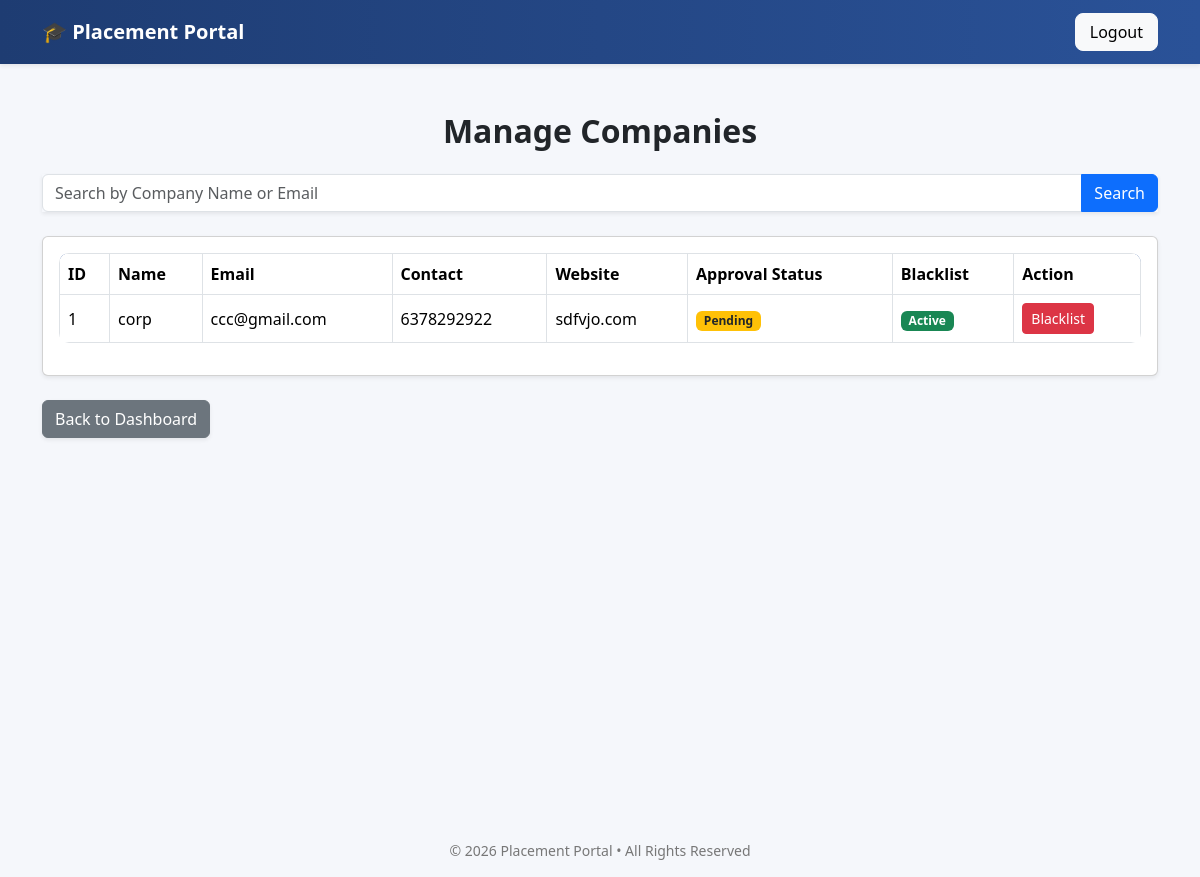
The page /admin/manage_companies (signed in) on the database its author committed.
### tables this page shows
CREATE TABLE companies(
        id INTEGER PRIMARY KEY AUTOINCREMENT,
        company_name TEXT NOT NULL,
        email TEXT UNIQUE NOT NULL,
        hashed_password TEXT NOT NULL,
        hr_contact TEXT NOT NULL,
        website TEXT,
        approval_status TEXT CHECK(approval_status IN ('Pending','Approved','Rejected')) DEFAULT 'Pending' NOT NULL,
        is_blacklisted INTEGER DEFAULT 0 NOT NULL,
        created_at TIMESTAMP DEFAULT CURRENT_TIMESTAMP
    );

### app.py (the view)
@app.route("/admin/manage_companies")
@login_required
def manage_companies():
    if current_user.role != "admin":
        flash("Unauthorized access")
        return redirect(url_for("login"))
    search_query=request.args.get("search")
    con=sqlite3.connect("placement.db")
    cur=con.cursor()
    if search_query:
        cur.execute("""
            SELECT * FROM companies
            WHERE company_name LIKE ?
            OR email LIKE ?
        """, (f"%{search_query}%", f"%{search_query}%"))
    else:
        cur.execute("SELECT * FROM companies")
    companies=cur.fetchall()
    con.close()
    return render_template("manage_companies.html",companies=companies)

### app.py (called while the page is built)
@login_manager.user_loader
def load_user(user_id):
    try:
        role, actual_id = user_id.split("-")
        return User(int(actual_id), role)
    except (ValueError, AttributeError):
        return None

### templates/manage_companies.html (shortened to what this page needs)
{% extends "base.html" %}
{% block content %}
<div class="container mt-5">
    <h2 class="mb-4 text-center">Manage Companies</h2>
    <form method="GET" action="{{ url_for('manage_companies') }}" class="mb-4">
        <div class="input-group shadow-sm">
            <input type="text" name="search" class="form-control"
                   placeholder="Search by Company Name or Email">
            <button class="btn btn-primary" type="submit">
                Search
            </button>
        </div>
    </form>
    {% if companies %}
        <div class="card shadow-sm">
            <div class="card-body">
                <div class="table-responsive">
                    <table class="table table-bordered align-middle">
                        <thead>
                            <tr>
                                <th>ID</th>
                                <th>Name</th>
                                <th>Email</th>
                                <th>Contact</th>
                                <th>Website</th>
                                <th>Approval Status</th>
                                <th>Blacklist</th>
                                <th>Action</th>
                            </tr>
                        </thead>
                        <tbody>
                            {% for company in companies %}
                            <tr>
                                <td>{{ company[0] }}</td>
                                <td>{{ company[1] }}</td>
                                <td>{{ company[2] }}</td>
                                <td>{{ company[4] }}</td>
                                <td>{{ company[5] or "N/A" }}</td>
                                <td>
                                    {% if company[6] == "Approved" %}
                                        <span class="badge bg-success">Approved</span>
                                    {% elif company[6] == "Pending" %}
                                        <span class="badge bg-warning text-dark">Pending</span>
                                    {% else %}
                                        <span class="badge bg-danger">Rejected</span>
                                    {% endif %}
                                </td>
                                <td>
                                    {% if company[7] == 1 %}
                                        <span class="badge bg-danger">Blacklisted</span>
                                    {% else %}
                                        <span class="badge bg-success">Active</span>
                                    {% endif %}
                                </td>
                                <td>
                                    {% if company[7] == 0 %}
                                        <form action="{{ url_for('blacklist_company', id=company[0]) }}" method="POST">
                                            <button class="btn btn-danger btn-sm">
                                                Blacklist
                                            </button>
                                        </form>
                                    {% else %}
                                        <button class="btn btn-secondary btn-sm" disabled>
                                            Already Blacklisted
                                        </button>
                                    {% endif %}
                                </td>
                            </tr>
                            {% endfor %}
                        </tbody>
                    </table>
                </div>
            </div>
        </div>
    {% else %}
        <div class="alert alert-success text-center shadow-sm">
            No companies found.
        </div>
    {% endif %}
    <div class="mt-4">
        <a href="{{ url_for('admin_dashboard') }}" class="btn btn-secondary shadow-sm">
            Back to Dashboard
        </a>
    </div>
</div>
{% endblock %}

### static/css/admin.css (style rules this page uses)
body { background-color:#f5f7fb; font-family: 'Segoe UI', Tahoma, Geneva, Verdana, sans-serif; }
h2,h4 { font-weight:600; }
.table { background:white; border-radius:10px; overflow:hidden; }
.table thead { background:#2a5298; color:white; }

### rows shown on the page
companies: id "1", company_name "corp", email "ccc@gmail.com", hr_contact "6378292922", website "sdfvjo.com", approval_status "Pending", is_blacklisted "Active"
